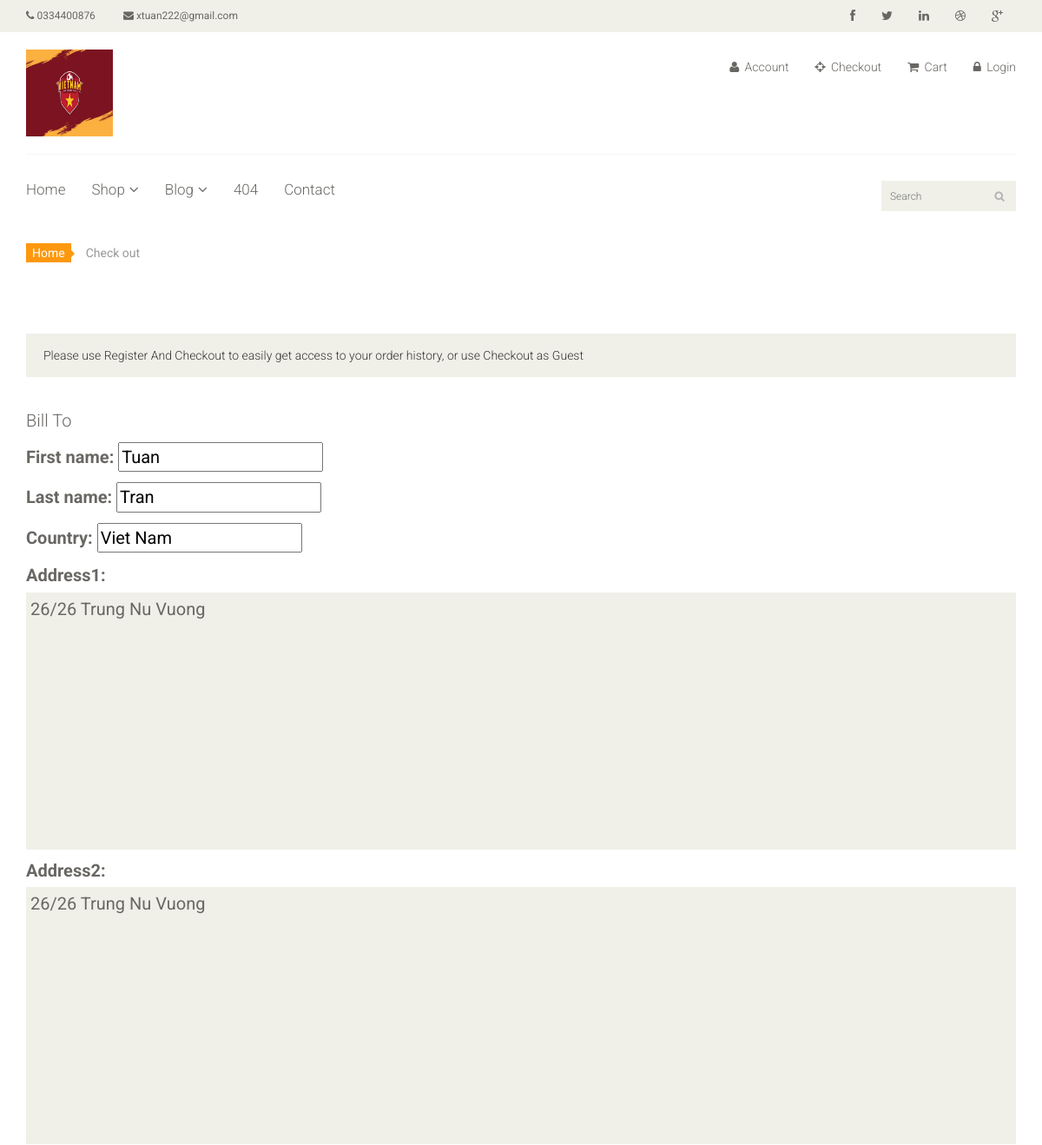
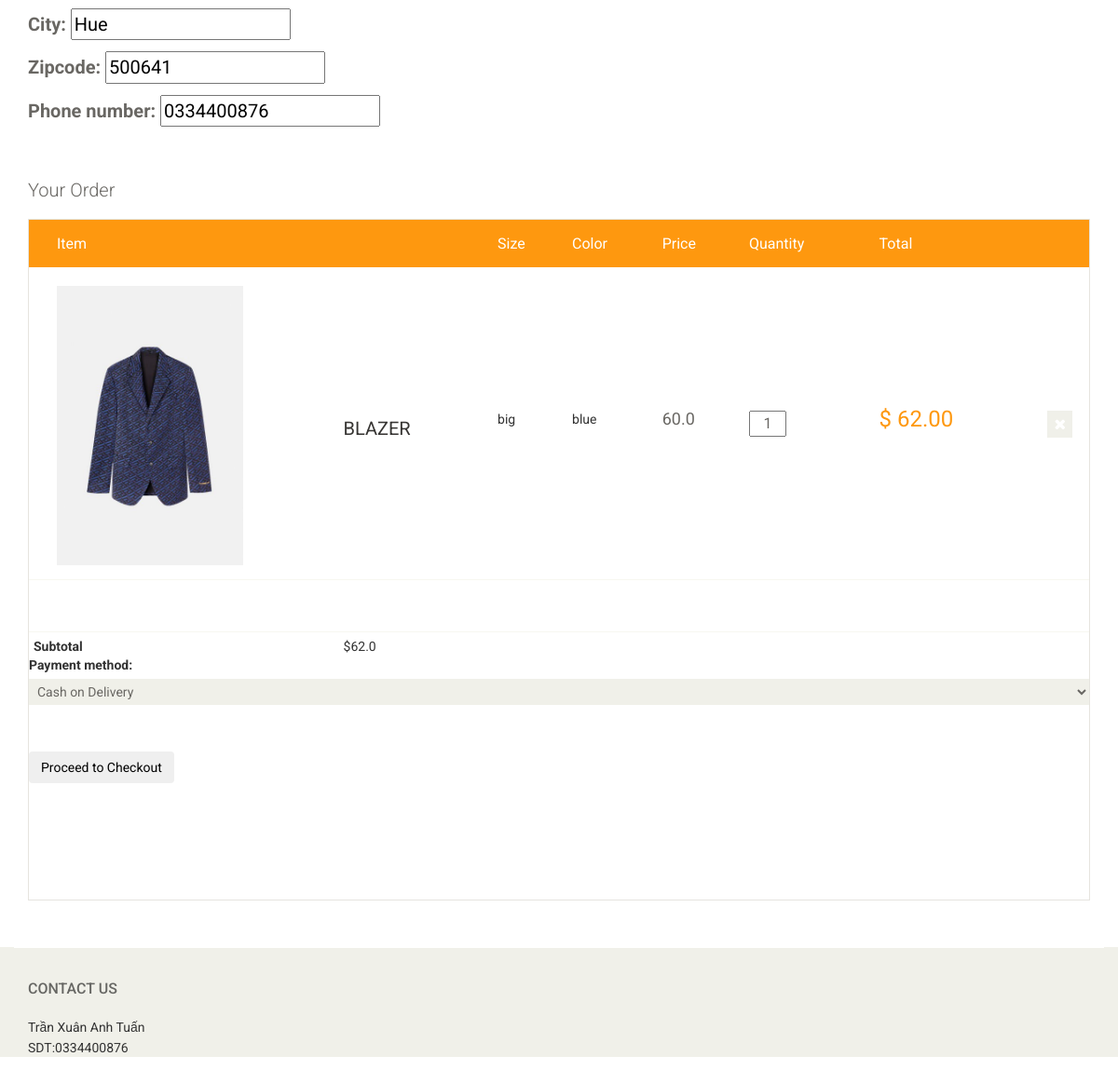
Screenshot of /payment/store/checkout (signed in) with the database file from the repository (2 pictures, top to bottom).
### account/models.py (models this page shows, shortened)
class Profile(AbstractBaseUser):
    address = models.TextField(max_length=300, blank=True, null=True)
    country = models.CharField(max_length=100, blank=True, null=True)
    city = models.CharField(max_length=100, blank=True, null=True)
    zipcode = models.CharField(max_length=15, blank=True, null=True)
    phone = models.CharField(max_length=16, blank=True, null=True)
    date_joined = models.DateTimeField(auto_now_add=True, blank=True, null=True)
    first_name = models.CharField(max_length=50, blank=True, null=True)
    last_name = models.CharField(max_length=50, blank=True, null=True)
    username = models.CharField(max_length=50, unique=True, blank=True, null=True)
    email = models.EmailField(max_length=100, unique=True, blank=True, null=True)
    last_login = models.DateTimeField(auto_now_add=True, blank=True, null=True)
    is_admin = models.BooleanField(default=False)
    is_staff = models.BooleanField(default=True)
    is_active = models.BooleanField(default=True)
    is_superadmin = models.BooleanField(default=False)
    USERNAME_FIELD = 'email'  # Trường quyêt định khi login
    REQUIRED_FIELDS = ['username', 'first_name', 'last_name']
    objects = MyAccountManager()

### store/models.py (models this page shows, shortened)
class MyLogo(models.Model):
    user = models.ForeignKey(Profile, on_delete=models.CASCADE)
    image = models.ImageField(upload_to='logo')
    is_active = models.BooleanField(default=False)
    created = models.DateTimeField(auto_now_add=True)

class Product(models.Model):
    name = models.CharField(max_length=250, blank=False, null=False)
    category = models.ForeignKey(Category, on_delete=models.CASCADE, related_name='category')
    preview_des = models.CharField(max_length=255, verbose_name='Short Descriptions')
    description = models.TextField(max_length=1000, verbose_name='Description')
    image = models.ImageField(upload_to='product', blank=False, null=False)
    price = models.FloatField()
    old_price = models.FloatField(default=0.00, blank=True, null=True)
    is_stock = models.BooleanField(default=True)
    slug = models.SlugField()
    created = models.DateTimeField(auto_now_add=True)
    class Meta:
        ordering = ['-created']

class VariationValue(models.Model):
    variation = models.CharField(max_length=100, choices=VARIATIONS_TYPE)
    name = models.CharField(max_length=50)
    product = models.ForeignKey(Product, on_delete=models.CASCADE)
    price = models.IntegerField()
    created = models.DateTimeField(auto_now_add=True)
    objects = VariationManager()

### payment/models.py (models this page shows, shortened)
class BillingAddress(models.Model):
    user = models.ForeignKey(Profile, on_delete=models.CASCADE)
    first_name = models.CharField(max_length=20, blank=True, null=True)
    last_name = models.CharField(max_length=20, blank=True, null=True)
    country = models.CharField(max_length=20, blank=True, null=True)
    address1 = models.TextField(max_length=200, blank=True, null=True)
    address2 = models.TextField(max_length=200, blank=True, null=True)
    city = models.CharField(max_length=100, blank=True, null=True)
    zipcode = models.CharField(max_length=16, blank=True, null=True)
    phone_number = models.CharField(max_length=16, blank=True, null=True)

### order/models.py (models this page shows, shortened)
class Cart(models.Model):
    user = models.ForeignKey(Profile, on_delete=models.CASCADE, related_name='cart')
    item = models.ForeignKey(Product, on_delete=models.CASCADE)
    quantity = models.IntegerField(default=1)
    size = models.CharField(max_length=100, blank=True, null=True)
    color = models.CharField(max_length=100, blank=True, null=True)
    purchased = models.BooleanField(default=False)
    created = models.DateTimeField(auto_now_add=True)
    updated = models.DateTimeField(auto_now=True)
    def variation_total(self):
        sizes = VariationValue.objects.filter(variation='size', product=self.item)
        colors = VariationValue.objects.filter(variation='color', product=self.item)
        for size in sizes:
            if colors.exists():
                for color in colors:
                    if color.name == self.color:
                        c_price = color.price
                        color_quantity_price = c_price * self.quantity
                if size.name == self.size:
                    total = size.price * self.quantity + self.item.price * self.quantity
                    net_total = total + color_quantity_price
                    float_total = format(net_total, '0.2f')
                    return float_total
            else:
                if size.name == self.size:
                    total = size.price * self.quantity + self.item.price * self.quantity
                    float_total = format(total, '0.2f')
                    return float_total

### payment/views.py (the view, shortened to what this page needs)
# urls.py: path('store/checkout', views.CheckoutTemplateView.as_view(), name='checkout'),
class CheckoutTemplateView(TemplateView):
    def get(self, request, *args, **kwargs):
        saved_address = BillingAddress.objects.get_or_create(user=request.user or None)
        saved_address = saved_address[0]
        form = BillingAddressForm(instance=saved_address)
        payment_method = PaymentMethodForm()
        order_qs = Order.objects.filter(user=request.user, ordered=False)
        if not order_qs:
            return redirect('store:index')
        order_item = order_qs[0].orderitems.all()
        order_total = order_qs[0].get_totals()
        context = {
            'billing_address': form,
            'order_item': order_item,
            'order_total': order_total,
            'payment_method': payment_method,
            'paypal_client_id': settings.PAYPAL_CLIENT_ID
        }
        return render(request, '../templates/checkout.html', context)

### payment/forms.py
class BillingAddressForm(forms.ModelForm):
    class Meta:
        model = BillingAddress
        fields = ['first_name', 'last_name', 'country', 'address1', 'address2', 'city', 'zipcode', 'phone_number']

class PaymentMethodForm(forms.ModelForm):
    class Meta:
        model = Order
        fields = ['payment_method', ]

### order/models.py (called while the page is built)
    def get_totals(self):
        total = 0
        for order_item in self.orderitems.all():
            if order_item.variation_total():
                total += float(order_item.variation_total())
            elif order_item.variation_single_price():
                total += float(order_item.variation_single_price())
            else:
                total += float(order_item.get_total())
        return total

### store/templatetags/logoInfo.py (called while the page is built)
@register.filter
def logo(user):
    if user.is_authenticated:
        logo = MyLogo.objects.filter(user=user, is_active=True).order_by('-id').first()
        if logo is None:
            return ""
        return logo.image.url
    else:
        logo = MyLogo.objects.filter(is_active=True).order_by('-id').first()
        if logo is None:
            return ""
        return logo.image.url

### templates/checkout.html (shortened to what this page needs)
{% load static %}
<!DOCTYPE html>
<html lang="en">
<head>
    {% load category %}
    {% load cart_product %}
    {% load logoInfo %}
    <link href='{% static "/css/bootstrap.min.css" %}' rel="stylesheet">
    <link href='{% static "/css/font-awesome.min.css" %}' rel="stylesheet">
    <link href='{% static "/css/prettyPhoto.css" %}' rel="stylesheet">
    <link href='{% static "/css/price-range.css" %}' rel="stylesheet">
    <link href='{% static "/css/animate.css" %}' rel="stylesheet">
    <link href='{% static "/css/main.css" %}' rel="stylesheet">
    <link href='{% static "/css/responsive.css" %}' rel="stylesheet">
</head>
<body>
<header id="header">
    <div class="header_top">
        <div class="container">
            <div class="row">
                <div class="col-sm-6">
                    <div class="contactinfo">
                        <ul class="nav nav-pills">
                            <li><a href='{% static "/"%}'><i class="fa fa-phone"></i> 0334400876</a></li>
                            <li><a href='{% static "/"%}'><i class="fa fa-envelope"></i> xtuan222@gmail.com</a></li>
                        </ul>
                    </div>
                </div>
                <div class="col-sm-6">
                    <div class="social-icons pull-right">
                        <ul class="nav navbar-nav">
                            <li><a href='{% static "/"%}'><i class="fa fa-facebook"></i></a></li>
                            <li><a href='{% static "/"%}'><i class="fa fa-twitter"></i></a></li>
                            <li><a href='{% static "/"%}'><i class="fa fa-linkedin"></i></a></li>
                            <li><a href='{% static "/"%}'><i class="fa fa-dribbble"></i></a></li>
                            <li><a href='{% static "/"%}'><i class="fa fa-google-plus"></i></a></li>
                        </ul>
                    </div>
                </div>
            </div>
        </div>
    </div>
    <div class="header-middle">
        <div class="container">
            <div class="row">
                <div class="col-sm-4">
                    <div class="logo pull-left">
                        <a href='{% url "store:index"%}'><img src='{{ request.user|logo }}'alt="" width="100" height="100"/></a>
                    </div>
                </div>
                <div class="col-sm-8">
                    <div class="shop-menu pull-right">
                        <ul class="nav navbar-nav">
                            <li><a href='{% static "/"%}'><i class="fa fa-user"></i> Account</a></li>
                            <li><a href='{% url "payment:checkout"%}'><i class="fa fa-crosshairs"></i> Checkout</a>
                            </li>
                            <li><a href='{% url "order:cart" %}'><i class="fa fa-shopping-cart"></i> Cart</a></li>
                            <li><a href='{% url "login"%}'><i class="fa fa-lock"></i> Login</a></li>
                        </ul>
                    </div>
                </div>
            </div>
        </div>
    </div>
    <div class="header-bottom">
        <div class="container">
            <div class="row">
                <div class="col-sm-9">
                    <div class="mainmenu pull-left">
                        <ul class="nav navbar-nav collapse navbar-collapse">
                            <li><a href='{% static "/index.html"%}'>Home</a></li>
                            <li class="dropdown"><a href='{% static "/#"%}'>Shop<i class="fa fa-angle-down"></i></a>
                            </li>
                            <li class="dropdown"><a href='{% static "/#"%}'>Blog<i class="fa fa-angle-down"></i></a>
                            </li>
                            <li><a href='{% static "/404.html"%}'>404</a></li>
                            <li><a href='{% static "/contact-us.html"%}'>Contact</a></li>
                        </ul>
                    </div>
                </div>
                <div class="col-sm-3">
                    <div class="search_box pull-right">
                        <input type="text" placeholder="Search"/>
                    </div>
                </div>
            </div>
        </div>
    </div>
</header>
<section id="cart_items">
    <div class="container">
        <div class="breadcrumbs">
            <ol class="breadcrumb">
                <li><a href="#">Home</a></li>
                <li class="active">Check out</li>
            </ol>
        </div>
        <div class="register-req">
            <p>Please use Register And Checkout to easily get access to your order history, or use Checkout as Guest</p>
        </div>
        <form method="post" action="{% url 'payment:checkout' %}">
            <div class="shopper-informations">
                <div class="row">
                    <div class="col-sm-6">
                    </div>
                    <div class="col-sm-12 clearfix">
                        <div class="bill-to">
                            <p>Bill To</p>
                            {{ billing_address.as_p }}
                        </div>
                    </div>
                </div>
            </div>
            <div class="review-payment">
                <h2>Your Order</h2>
            </div>
            <div class="table-responsive cart_info">
                <table class="table table-condensed">
                    <thead>
                    <tr class="cart_menu">
                        <td class="image">Item</td>
                        <td class="description"></td>
                        <td class="price">Size</td>
                        <td class="price">Color</td>
                        <td class="price">Price</td>
                        <td class="quantity">Quantity</td>
                        <td class="total">Total</td>
                        <td></td>
                    </tr>
                    </thead>
                    <tbody>
                    {% for item in order_item %}
                    <tr>
                        <td class="cart_product">
                            <a href=""><img src='{{item.item.image.url}}' alt="" width="200" height="300"></a>
                        </td>
                        <td class="cart_description">
                            <h4><a href="">{{item.item.name}}</a></h4>
                        </td>
                        <td class="price_col">
                            <p>{{item.size}}</p>
                        </td>
                        <td class="price_col">
                            <p>{{item.color}}</p>
                        </td>
                        <td class="cart_price">
                            <p>{{item.item.price}}</p>
                        </td>
                        <td class="cart_quantity">
                            <div class="cart_quantity_button">
                                <input class="cart_quantity_input" type="text" name="quantity" value="{{item.quantity}}"
                                       autocomplete="off"
                                       size="2">
                            </div>
                        </td>
                        <td class="cart_total">
                            <p class="cart_total_price">$
                                {% if item.variation_total %}
                                {{ item.variation_total }}
                                {% else %}
                                ${{item.get_total}}
                                {% endif %}
                            </p>
                        </td>
                        <td class="cart_delete">
                            <a class="cart_quantity_delete" href=""><i class="fa fa-times"></i></a>
                        </td>
                    </tr>
                    <tr>
                        <td colspan="4">&nbsp;</td>
                        <td colspan="2">
                        </td>
                    </tr>
                    {% endfor %}
                    <tr>
                        <td><b>Subtotal</b></td>
                        <td>
                            ${{order_total}}
                        </td>
                    </tr>
                    </tbody>
                </table>
                <div class="payment-options">
                    {{payment_method.as_p}}
                    <br>
                    <br/>
                    <button type="submit" class="btn btn-outline-primary-2 btn">
                        <span class="btn-hover-text">Proceed to Checkout </span>
                    </button>
                </div>
            </div>
        </form>
    </div>
</section>
<footer id="footer">
    <div class="footer-widget">
        <div class="container">
            <div class="row">
                <div class="col-sm-2">
                    <div class="single-widget">
                        <h2>Contact Us</h2>
                        <ul class="nav nav-pills nav-stacked">
                            <li>Trần Xuân Anh Tuấn</a></li>
                            <li>SDT:0334400876</a></li>
                        </ul>
                    </div>
                </div>
            </div>
        </div>
    </div>
</footer>
</body>
</html>

### rows the page displays
Profile: user|logo (picture)
BillingAddress: first_name "Tuan", last_name "Tran", country "Viet Nam", address1 "26/26 Trung Nu Vuong", address2 "26/26 Trung Nu Vuong", city "Hue", zipcode "500641", phone_number "0334400876"
Cart: item.image (picture), item.name "BLAZER", size "big", color "blue", item.price "60.0", quantity "1", variation_total "62.00"

### other values shown
{{ order_total }} "62.0"
